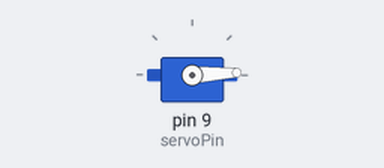
Bench run of a sketch on a simulated Arduino Uno, built with avr-gcc and run on an emulated ATmega328P. Parts: servo.

Above: at 0.05 s.
At 1.3 s:
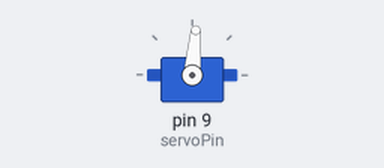
At 2.6 s:
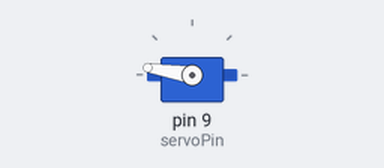
At 5.2 s:
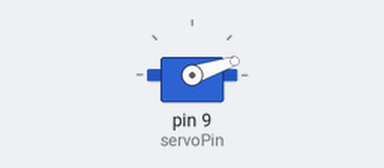
Timing chart, 0 to 7.1 s (numbered marks = the images above):
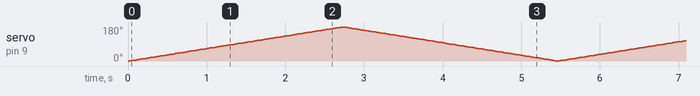

The sketch:

servo_angle_control.ino
```cpp
#include <Servo.h>

Servo myservo;  // create servo object to control a servo
                // 16 servo objects can be created on the ESP32

int pos = 0;    // variable to store the servo position
// Recommended PWM GPIO pins on the ESP32 include 2,4,12-19,21-23,25-27,32-33
int servoPin = 9;

void setup() {
  myservo.attach(servoPin);   // attaches the servo on pin 18 to the servo object
                              // using default min/max of 1000us and 2000us
                              // different servos may require different min/max settings
                              // for an accurate 0 to 180 sweep
}

void loop() {
  for (pos = 0; pos <= 180; pos += 1) { // goes from 0 degrees to 180 degrees
    // in steps of 1 degree
    myservo.write(pos);              // tell servo to go to position in variable 'pos'
    delay(15);                       // waits 15ms for the servo to reach the position
  }
  for (pos = 180; pos >= 0; pos -= 1) { // goes from 180 degrees to 0 degrees
    myservo.write(pos);              // tell servo to go to position in variable 'pos'
    delay(15);                       // waits 15ms for the servo to reach the position
  }
}
```
